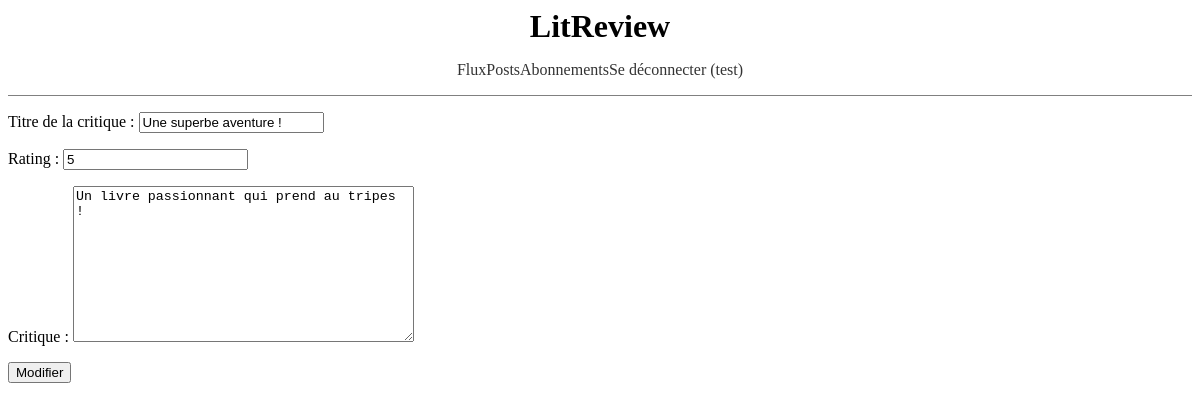
/update_critique/14/ (signed in), run on the app's committed database.
### authentication/models.py (models this page shows)
class User(AbstractUser):
    pass

### ticket/models.py (models this page shows)
class Critique(models.Model):
    headline = models.CharField(max_length=128, verbose_name='Titre de la critique')
    body = models.TextField(max_length=8192, verbose_name='Critique')
    ticket = models.ForeignKey(Ticket, on_delete=models.CASCADE, related_name='critique')
    rating = models.PositiveSmallIntegerField(validators=[MinValueValidator(0), MaxValueValidator(5)])
    time_created = models.DateTimeField(auto_now_add=True)
    user = models.ForeignKey(settings.AUTH_USER_MODEL, on_delete=models.CASCADE)

### ticket/views.py (the view)
# urls.py: path('update_critique/<int:pk>/', ticket.views.CritiqueUpdateView.as_view(), name='update_critique'),
class CritiqueUpdateView(UpdateView):
    model = models.Critique
    fields = ['headline', 'rating', 'body']
    success_url = reverse_lazy('posts')
    template_name = 'ticket/critique_update_view.html'

### ticket/templates/ticket/critique_update_view.html (shortened to what this page needs)
{% extends 'base.html' %}
{% block content %}
<form method="post">
  {{ form.as_p }}
  <button type="submit">Modifier</button>
</form>
{% endblock content %}

### templates/base.html (shortened to what this page needs)
{% load static %}
<html>
    <head>
        <link rel="stylesheet" href="{% static 'app.css' %}">
    </head>
    <body>
        <header>
            <h1> LitReview </h1>
            {% if user.is_authenticated %}
          <nav>
            <ul>
              <li><a href="{% url 'flux' %}">Flux</a></li>
              <li><a href="{% url 'posts' %}">Posts</a></li>
              <li><a href="{% url 'users_followed' %}">Abonnements</a></li>
              <li><a href="{% url 'logout' %}">Se déconnecter ({{ request.user.username }})</a></li>
            </ul>
          </nav>
            {% endif %}
        </header>
        <div class="main">
            {% block content %}
            {% endblock content %}
        </div>
    </body>
</html>

### static/app.css (style rules this page uses)
header { display: flex; justify-content: center; align-items: center; flex-direction: column; border-bottom: 1px solid gray; }
nav { display: flex; justify-content: space-between; align-items: center; }
nav > ul { display: flex; list-style: none; margin-left: 0; padding: 0; }
a { text-decoration: none; color: #333; }
h1 { margin : 0; padding : 0; }

### data on the page
User: user.username "test"
Critique: headline "Une superbe aventure !", rating "5", body "Un livre passionnant qui prend au tripes !"
